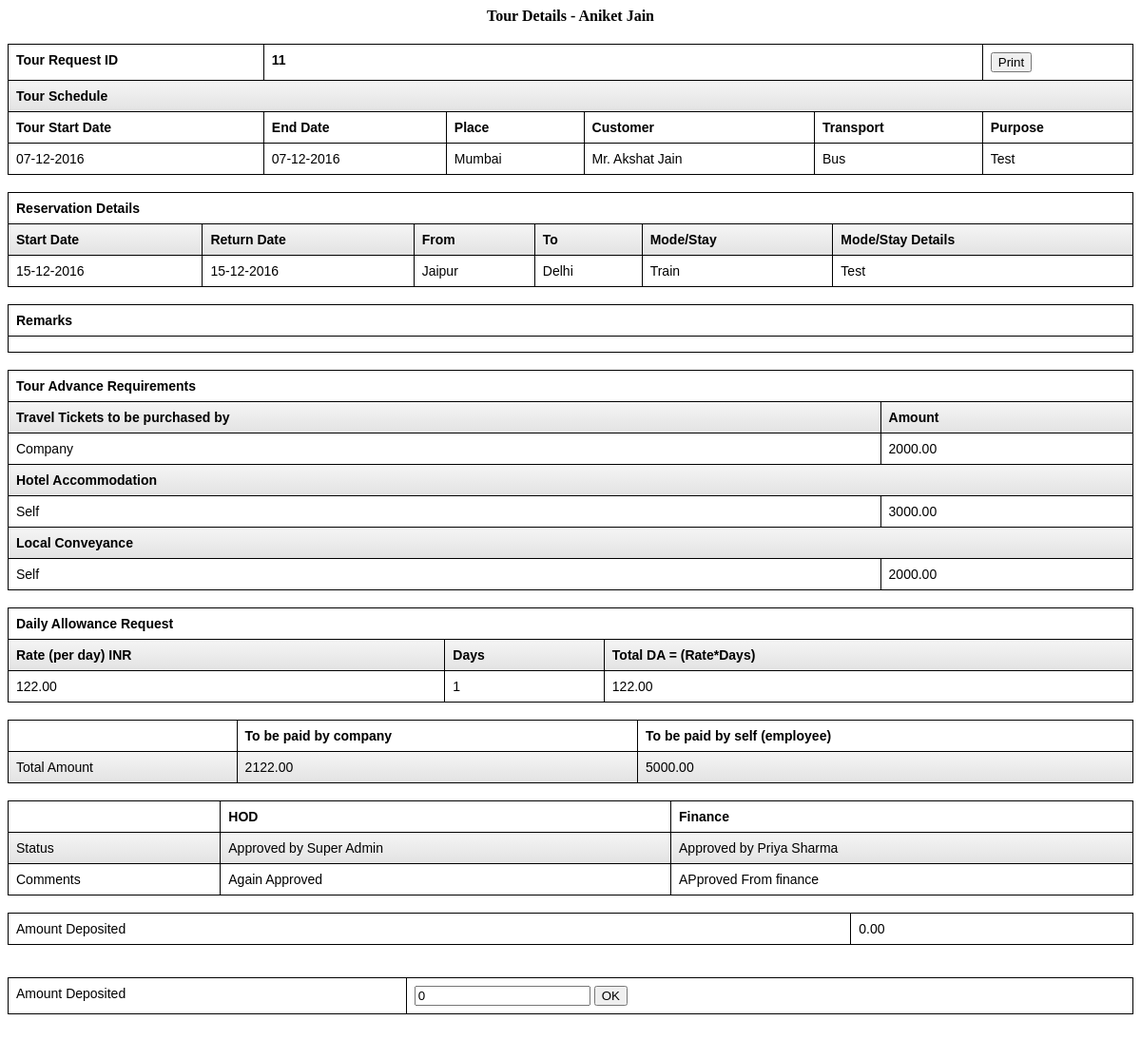
Screenshot of /view_tour_request.php?tourId=11&userType=finance (signed in) with the database file from the repository.
### tables this page shows
CREATE TABLE IF NOT EXISTS `tour_requests` (
  `tour_id` int(11) NOT NULL AUTO_INCREMENT,
  `emp_id` int(11) NOT NULL COMMENT 'ID of employee (Refers to "employees" table)',
  `tour_start_date` datetime NOT NULL,
  `tour_end_date` datetime NOT NULL,
  `tour_place` varchar(255) NOT NULL,
  `tour_customer` varchar(255) NOT NULL,
  `tour_transport` varchar(255) NOT NULL,
  `tour_purpose` text NOT NULL,
  `reservation_start_date` date NOT NULL,
  `reservation_return_date` date NOT NULL,
  `reservation_from` varchar(255) NOT NULL,
  `reservation_to` varchar(255) NOT NULL,
  `reservation_mode` varchar(255) NOT NULL,
  `reservation_details` text NOT NULL,
  `tickets_purchased_by` enum('Company','Self') NOT NULL,
  `tickets_purchased_by_amount` float NOT NULL,
  `hotel_accommodation_by` enum('Company','Self') NOT NULL,
  `hotel_accommodation_by_amount` float NOT NULL,
  `local_conveyance_paid_by` enum('Company','Self') NOT NULL,
  `local_conveyance_amount` float NOT NULL,
  `required_da_amount_perday` float NOT NULL,
  `total_days` int(11) NOT NULL,
  `total_da_amount` float NOT NULL,
  `remarks` text NOT NULL,
  `approve_status_HOD1` enum('pending','approved','rejected') NOT NULL DEFAULT 'pending',
  `HOD1_comment` text NOT NULL,
  `approved_by_HOD1_id` int(11) NOT NULL DEFAULT '0',
  `approve_status_HOD2` enum('pending','approved','rejected') NOT NULL DEFAULT 'pending',
  `HOD2_comment` text NOT NULL,
  `approve_status_finance` enum('pending','approved','rejected') NOT NULL DEFAULT 'pending',
  `finance_comment` text NOT NULL,
  `approved_by_finance_id` int(11) DEFAULT '0',
  `amount_deposited` float NOT NULL,
  `created_date` datetime NOT NULL,
  `last_updated` datetime NOT NULL,
  PRIMARY KEY (`tour_id`)
);

CREATE TABLE IF NOT EXISTS `employees` (
  `emp_id` int(11) NOT NULL AUTO_INCREMENT,
  `first_name` varchar(255) NOT NULL,
  `last_name` varchar(255) NOT NULL,
  `email` varchar(255) NOT NULL,
  `password` varchar(255) NOT NULL,
  `department_id` int(11) NOT NULL COMMENT 'ID of department',
  `designation_id` int(11) NOT NULL COMMENT 'ID of designation',
  `branch_id` int(11) NOT NULL,
  `address` text NOT NULL,
  `phone` bigint(20) NOT NULL,
  `emp_code` varchar(255) NOT NULL,
  `status` enum('active','inactive') NOT NULL DEFAULT 'active',
  `emp_category` enum('originator','authorizer','both') NOT NULL,
  `birth_date` date NOT NULL,
  `joining_date` date NOT NULL,
  `pan_number` varchar(255) NOT NULL,
  `passport_number` varchar(255) NOT NULL,
  `HOD_1_id` int(11) NOT NULL,
  `HOD_1_name` varchar(255) NOT NULL,
  `HOD_1_email` varchar(255) NOT NULL,
  `HOD_2_id` int(11) NOT NULL,
  `HOD_2_name` varchar(255) NOT NULL,
  `HOD_2_email` varchar(255) NOT NULL,
  `hr_id` int(11) NOT NULL,
  `hr_name` varchar(255) NOT NULL,
  `hr_email` int(255) NOT NULL,
  `role_id` int(11) NOT NULL COMMENT 'Refers to the ID of table "roles"',
  `bank_name` varchar(255) NOT NULL,
  `bank_ac_number` varchar(200) NOT NULL,
  `bank_ifsc_Code` varchar(20) NOT NULL,
  `bank_branch_address` text NOT NULL,
  `created_date` datetime NOT NULL,
  `last_password_change` datetime NOT NULL,
  PRIMARY KEY (`emp_id`)
);

CREATE TABLE IF NOT EXISTS `tour_res_details` (
  `id` int(11) NOT NULL AUTO_INCREMENT,
  `tour_id` int(11) NOT NULL COMMENT 'Refers to the "tour_id" of table "tour_requests"',
  `reservation_start_date` date NOT NULL,
  `reservation_return_date` date NOT NULL,
  `reservation_from` varchar(255) NOT NULL,
  `reservation_to` varchar(255) NOT NULL,
  `reservation_mode` varchar(255) NOT NULL,
  `reservation_details` text NOT NULL,
  `created_date` datetime NOT NULL,
  `last_updated` datetime NOT NULL,
  PRIMARY KEY (`id`)
);

### view_tour_request.php (the view, shortened to what the rows shown need)
<?php
require_once("".CLASS_PATH."/class.Employee.inc.php");
$objEmployee = new Employee;
require_once("".CLASS_PATH."/class.Tour.inc.php");
$objTour = new Tour;
require_once("".CLASS_PATH."/class.AdminUser.inc.php");
$objAdminUsers = new AdminUser;
require_once("".CLASS_PATH."/class.Mail.php");
$objMail = new Mail;
if(isset($_REQUEST['tourId']) && $_REQUEST['tourId'] > 0)
{
	if($_REQUEST['userType'] == 'authorizer')
	{
		if(!$objEmployee->isValidAuthorizerTour($_REQUEST['tourId'], $_SESSION['userId']))
		{
			echo 'You are not authorized to view this section.';
			die;
		}
		else
		{
			$rsDetail = $objTour->getTourRequests($_SESSION['userId'], $_REQUEST['userType'], $_REQUEST['tourId']);
		}
	}
	else
	{
	    $rsDetail = $objTour->getTourRequests($_SESSION['userId'], $_REQUEST['userType'], $_REQUEST['tourId']);
	}
	if($GLOBALS['obj_db']->num_rows($rsDetail) > 0)
	{
		$rowDetail = $GLOBALS['obj_db']->fetch_array($rsDetail);
	?>
		<div style="text-align: center; font-weight: bold; margin-bottom: 20px;">Tour Details - <?php echo $rowDetail['first_name']." ".$rowDetail['last_name']; ?></div>
		<table class="table table-bordered table-hover table-striped">
                <thead>
				  <tr>
                    <th>Tour Request ID</th>
					<th colspan="4"><?php echo $rowDetail['tour_id']; ?></th>
					<th><button onclick="window.print();">Print</button></th>
				  </tr>
				  <tr>
                    <th colspan="7">Tour Schedule</th>
                  </tr>
                  <tr>
                    <th>Tour Start Date</th>
					<th>End Date</th>
					<th>Place</th>
                    <th>Customer</th>
					<th>Transport</th>
					<th>Purpose</th>
				  </tr>
                </thead>
				<tbody>
					<tr>
                    		<?php
								$tourStartDateObj = new DateTime($rowDetail['tour_start_date']);
								$tourEndDateObj = new DateTime($rowDetail['tour_end_date']);
							?>
							<td>
								<?php echo $tourStartDateObj->format("d-m-Y"); ?>
							</td>
							<td>
                            	<?php echo $tourEndDateObj->format("d-m-Y"); ?>
							</td>
							<td>
                            	<?php echo $rowDetail['tour_place']; ?>
							</td>
							<td>
                            	<?php echo $rowDetail['tour_customer']; ?>
							</td>
							<td>
                            	<?php echo $rowDetail['tour_transport']; ?>
							</td>
                        	<td>
                            	<?php echo $rowDetail['tour_purpose']; ?>
							</td>
						</tr>
		       </tbody>
		    </table>
            <table class="table table-bordered table-hover table-striped">
                <thead>
				  <tr>
                    <th colspan="7">Reservation Details</th>
                  </tr>
                  <tr>
                    <th>Start Date</th>
					<th>Return Date</th>
					<th>From</th>
                    <th>To</th>
					<th>Mode/Stay</th>
					<th>Mode/Stay Details</th>
				  </tr>
                </thead>
				<tbody>
					<?php
					$tourReservationDetails = $objTour->getTourResDetails($_SESSION['userId'], $_REQUEST['userType'], $_REQUEST['tourId']);
					if(!empty($tourReservationDetails))
					{
						foreach($tourReservationDetails as $id => $tourDetails)
						{
						?>
							<tr>
						   <?php
									$reservationStartDateObj = new DateTime($tourDetails['reservation_start_date']);
									$reservationReturnDateObj = new DateTime($tourDetails['reservation_return_date']);
							?>
								<td>
									<?php echo $reservationStartDateObj->format("d-m-Y"); ?>
								</td>
								<td>
									<?php echo $reservationReturnDateObj->format("d-m-Y"); ?>
								</td>
								<td>
									<?php echo $tourDetails['reservation_from']; ?>
								</td>
								<td>
									<?php echo $tourDetails['reservation_to']; ?>
								</td>
								<td>
									<?php echo $tourDetails['reservation_mode']; ?>
								</td>
								<td>
									<?php echo $tourDetails['reservation_details']; ?>
								</td>
							</tr>
						<?php
						}
					}
					else
					{
					?>
						<tr>
							<td colspan="6" style="text-align:center;">No reservation details found.</td>
						</tr>
					<?php
					}
					?>
		       </tbody>
		    </table>
			<table class="table table-bordered table-hover table-striped">
                <thead>
				  <tr>
                    <th>Remarks</th>
                  </tr>
                </thead>
				<tbody>
					<tr>
						<td>
						</td>
					</tr>
		       </tbody>
		    </table>
            <table class="table table-bordered table-hover table-striped">
				  <tr>
                    <th colspan="2">Tour Advance Requirements</th>
                  </tr>
                  <tr>
                    <th>Travel Tickets to be purchased by</th>
					<th>Amount</th>
				  </tr>
					<tr>
							<td>
                            	<?php echo $rowDetail['tickets_purchased_by']; ?>
							</td>
							<td>
								<?php echo sprintf("%.2f", $rowDetail['tickets_purchased_by_amount']); ?>
							</td>
					</tr>
                    <th colspan="2">Hotel Accommodation</th>
					<tr>
							<td>
                            	<?php echo $rowDetail['hotel_accommodation_by']; ?>
							</td>
							<td>
                            	<?php echo sprintf("%.2f", $rowDetail['hotel_accommodation_by_amount']); ?>
							</td>
					</tr>
						<tr>
                    <th colspan="2">Local Conveyance</th>
				  </tr>
					<tr>
							<td>
                            	<?php echo $rowDetail['local_conveyance_paid_by']; ?>
							</td>
							<td>
                            	<?php echo sprintf("%.2f", $rowDetail['local_conveyance_amount']); ?>
							</td>
					</tr>
		    </table>
			<table class="table table-bordered table-hover table-striped">
				  <tr>
                    <th colspan="3">Daily Allowance Request</th>
                  </tr>
                  <tr>
                    <th>Rate (per day) INR</th>
					<th>Days</th>
					<th>Total DA = (Rate*Days)</th>
				  </tr>
					<tr>
						<td>
							<?php echo sprintf("%.2f",$rowDetail['required_da_amount_perday']); ?>
						</td>
						<td>
							<?php echo $rowDetail['total_days']; ?>
						</td>
						<td>
							<?php echo sprintf("%.2f",$rowDetail['total_da_amount']); ?>
						</td>
					</tr>
		    </table>
			<table class="table table-bordered table-hover table-striped">
                  <tr>
                    <th></th>
					<th>To be paid by company</th>
					<th>To be paid by self (employee)</th>
				  </tr>
					<tr>
						<td>
							Total Amount
						</td>
						<td>
							<?php
							$totalToBePaidByCompany = 0;
							$totalToBePaidBySelf = 0;
							$totalToBePaidByCompany += $rowDetail['total_da_amount'];
							if($rowDetail['hotel_accommodation_by'] == 'Company')
							{
								$totalToBePaidByCompany += $rowDetail['hotel_accommodation_by_amount'];
							}
							elseif($rowDetail['hotel_accommodation_by'] == 'Self')
							{
								$totalToBePaidBySelf += $rowDetail['hotel_accommodation_by_amount'];
							}
							if($rowDetail['tickets_purchased_by'] == 'Company')
							{
								$totalToBePaidByCompany += $rowDetail['tickets_purchased_by_amount'];
							}
							elseif($rowDetail['tickets_purchased_by'] == 'Self')
							{
								$totalToBePaidBySelf += $rowDetail['tickets_purchased_by_amount'];
							}
							if($rowDetail['local_conveyance_paid_by'] == 'Company')
							{
								$totalToBePaidByCompany += $rowDetail['local_conveyance_amount'];
							}
							elseif($rowDetail['local_conveyance_paid_by'] == 'Self')
							{
								$totalToBePaidBySelf += $rowDetail['local_conveyance_amount'];
							}
							echo sprintf("%.2f", $totalToBePaidByCompany);
							?>
						</td>
						<td>
							<?php echo sprintf("%.2f", $totalToBePaidBySelf); ?>
						</td>
					</tr>
		    </table>
			<?php
			$rsHod = $objEmployee->getEmployeeData($rowDetail['HOD_1_id']);
			$rowHod = $GLOBALS['obj_db']->fetch_array($rsHod);
			if($rowDetail['approved_by_HOD1_id'] > 0)
			{
				$rsApproveHod = $objEmployee->getEmployeeData($rowDetail['approved_by_HOD1_id']);
				$rowApproveHod = $GLOBALS['obj_db']->fetch_array($rsApproveHod);
				$approveHodName = $rowApproveHod['first_name']." ".$rowApproveHod['last_name'];
			}
			else
			{
				$approveHodName = $rowHod['first_name']." ".$rowHod['last_name'];
			}
			$hodText = ($rowDetail['approve_status_HOD1'] == 'pending') ? ' at ' : ' by ';
			$hodText .= $approveHodName;
			if($rowDetail['approved_by_finance_id'] > 0)
			{
				$rsApproveFinance = $objAdminUsers->getUserData($rowDetail['approved_by_finance_id']);
				$rowApproveFinance = $GLOBALS['obj_db']->fetch_array($rsApproveFinance);
				$approveFinanceName = $rowApproveFinance['first_name']." ".$rowApproveFinance['last_name'];
			}
			else
			{
				$approveFinanceName = $objMail->nameUsers['finance_central'];
			}
			$financeText = ($rowDetail['approve_status_finance'] == 'pending') ? ' at ' : ' by ';
			$financeText .= $approveFinanceName;
			?>
			<table class="table table-bordered table-hover table-striped">
                  <tr>
                    <th></th>
					<th>HOD</th>
					<th>Finance</th>
				  </tr>
					<tr>
						<td>
							Status
						</td>
						<td>
							<?php echo ucfirst($rowDetail['approve_status_HOD1']).$hodText; ?>
						</td>
						<td>
							<?php echo ucfirst($rowDetail['approve_status_finance']).$financeText; ?>
						</td>
					</tr>
					<tr>
						<td>
							Comments
						</td>
						<td>
							<?php echo ($rowDetail['HOD1_comment'] != '') ? $rowDetail['HOD1_comment'] : 'No Comments Given.'; ?>
						</td>
						<td>
							<?php echo ($rowDetail['finance_comment'] != '') ? $rowDetail['finance_comment'] : 'No Comments Given.'; ?>
						</td>
					</tr>
		    </table>
			<table class="table table-bordered table-hover table-striped">
                  	<tr>
						<td>Amount Deposited</td>
						<td>
							<?php echo sprintf("%.2f", $rowDetail['amount_deposited']); ?>
						</td>
					</tr>
		    </table>
			<?php
			if($_REQUEST['userType'] == 'authorizer' || $_REQUEST['userType'] == 'finance')
			{
			?>
				<?php
				if($rowDetail['approve_status_HOD1'] == 'pending' && $rowDetail['approve_status_HOD2'] == 'pending')
				{
					if($_REQUEST['userType'] == 'authorizer')
					{
				?>
						Comments&nbsp;&nbsp;&nbsp;<textarea name="comments" id="comments" rows="4" cols="30"><?php echo $rowDetail['HOD1_comment']; ?></textarea>
						<br/>
						<br/>
						<input type="button" class="btn btn-success" value="Approve" onclick="submitForm(this.value);">
						<input type="button" class="btn btn-danger" value="Reject" onclick="submitForm(this.value);">
				<?php
					}
				}
				else
				{
				?>
				<?php
					if($_REQUEST['userType'] == 'finance' && $rowDetail['approve_status_finance'] == 'approved')
					{
				?>
					<form name="frmUpateAmountDeposited" id="frmUpateAmountDeposited" target="_top" action="index.php?Option=Tour&SubOption=tourRequests" method="post">
						<table class="table table-bordered table-hover table-striped">
							<tr>
								<td>Amount Deposited</td>
								<td>
									<input type="text" name="amount_deposited" id="amount_deposited" value="<?php echo $rowDetail['amount_deposited']; ?>" />
									<input type="submit" class="btn btn-success" value="OK" onclick="parent.$.fancybox.close();" name="btnAmountDeposited" id="btnAmountDeposited">
								</td>
							</tr>
						</table>
					</form>
				<?php
					}
				}
			}
	}
	else
	{
		echo "No Record Found.";
	}
}
else
{
	echo "Invalid Request.";
}

### rows the page displays
tour_requests: emp.first_name "Aniket", emp.last_name "Jain", tour_id "11", tour_start_date "07-12-2016", tour_end_date "07-12-2016", tour_place "Mumbai", tour_customer "Mr. Akshat Jain", tour_transport "Bus", tour_purpose "Test", tickets_purchased_by "Company", tickets_purchased_by_amount "2000.00", hotel_accommodation_by "Self", hotel_accommodation_by_amount "3000.00", local_conveyance_paid_by "Self", local_conveyance_amount "2000.00", required_da_amount_perday "122.00", total_days "1", total_da_amount "122.00", approve_status_HOD1 "Approved", approve_status_HOD1.last_name "by Super Admin", approve_status_finance "Approved", approve_status_finance.last_name "by Priya Sharma", HOD1_comment "Again Approved", finance_comment "APproved From finance", amount_deposited "0.00", amount_deposited "0"
tour_res_details: reservation_start_date "15-12-2016", reservation_return_date "15-12-2016", reservation_from "Jaipur", reservation_to "Delhi", reservation_mode "Train", reservation_details "Test"

### other values shown
$totalToBePaidByCompany "2122.00"
$totalToBePaidBySelf "5000.00"
